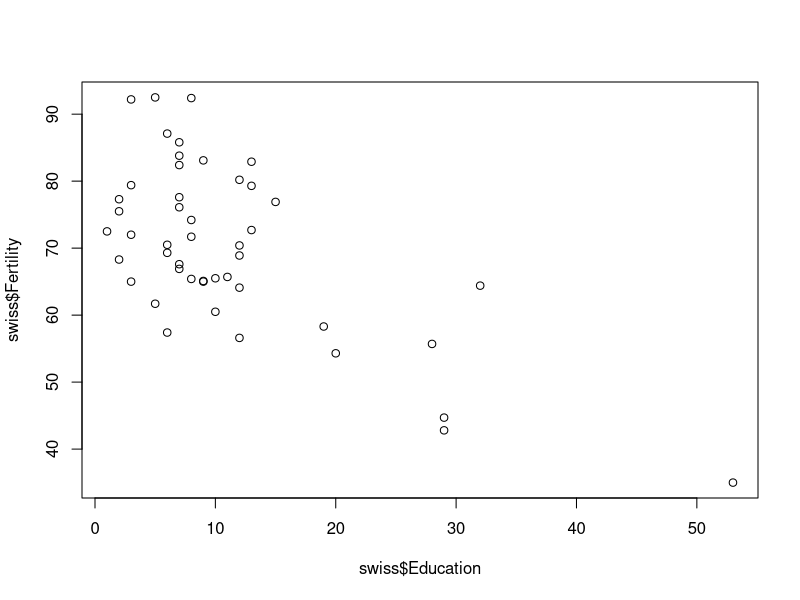
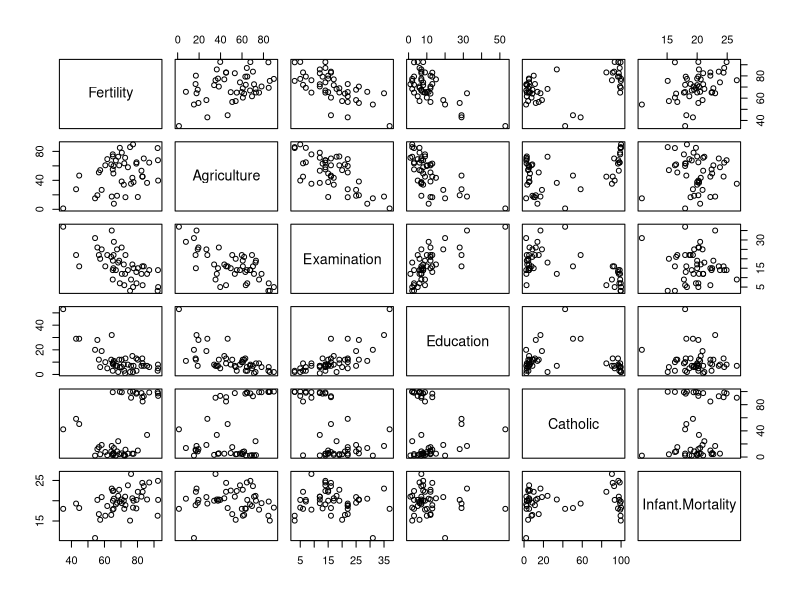
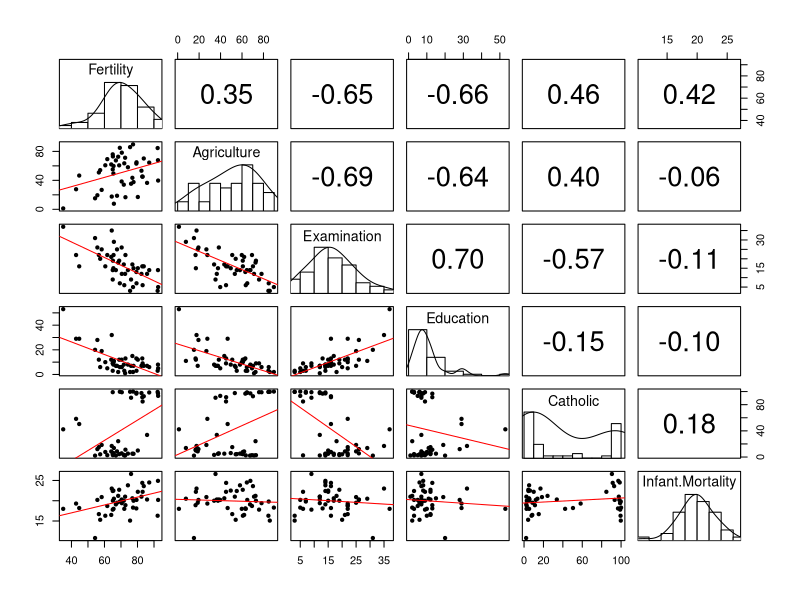

The R script that drew these images, in order:
## ---- chunk 1
#| include: false
library(tidyverse)
library(ggthemes)
## ---- chunk 2
head(swiss)
## ---- chunk 3
swiss |> 
  with(cor(Fertility, Education))
## ---- chunk 4
cor(swiss)
## ---- chunk 5
swiss |> with(cor.test(Fertility, Education))
## ---- chunk 6
swiss |> with(cor.test(Fertility, Education, alternative = "greater"))
## ---- chunk 7
swiss |> with(cor.test(Fertility, Education, conf.level = 0.90))
## ---- chunk 8
plot(x = swiss$Education, y = swiss$Fertility)
## ---- chunk 9
pairs(swiss)
## ---- chunk 10
library(psych)
pairs.panels(swiss,
             hist.col = "white",
             rug = FALSE,
             ellipses = FALSE,
             lm = TRUE)
